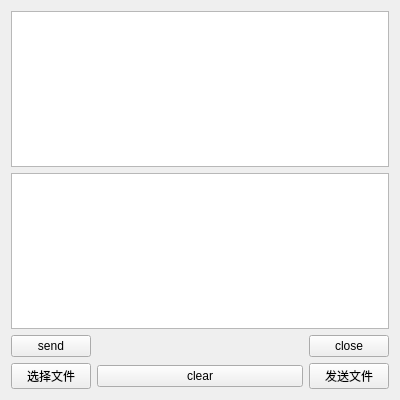
<?xml version="1.0" encoding="UTF-8"?>
<ui version="4.0">
 <class>ServerWidget</class>
 <widget class="QWidget" name="ServerWidget">
  <property name="geometry">
   <rect>
    <x>0</x>
    <y>0</y>
    <width>400</width>
    <height>400</height>
   </rect>
  </property>
  <property name="minimumSize">
   <size>
    <width>400</width>
    <height>400</height>
   </size>
  </property>
  <property name="maximumSize">
   <size>
    <width>400</width>
    <height>400</height>
   </size>
  </property>
  <property name="windowTitle">
   <string>ServerWidget</string>
  </property>
  <layout class="QGridLayout" name="gridLayout">
   <item row="0" column="0" colspan="3">
    <widget class="QTextEdit" name="read">
     <property name="readOnly">
      <bool>true</bool>
     </property>
    </widget>
   </item>
   <item row="2" column="0">
    <widget class="QPushButton" name="pushButton">
     <property name="text">
      <string>send</string>
     </property>
    </widget>
   </item>
   <item row="2" column="1">
    <spacer name="horizontalSpacer">
     <property name="orientation">
      <enum>Qt::Horizontal</enum>
     </property>
     <property name="sizeHint" stdset="0">
      <size>
       <width>175</width>
       <height>20</height>
      </size>
     </property>
    </spacer>
   </item>
   <item row="1" column="0" colspan="3">
    <widget class="QTextEdit" name="write"/>
   </item>
   <item row="2" column="2">
    <widget class="QPushButton" name="pushButton_2">
     <property name="text">
      <string>close</string>
     </property>
    </widget>
   </item>
   <item row="3" column="0">
    <widget class="QPushButton" name="buttonfile">
     <property name="text">
      <string>选择文件</string>
     </property>
    </widget>
   </item>
   <item row="3" column="2">
    <widget class="QPushButton" name="send">
     <property name="text">
      <string>发送文件</string>
     </property>
    </widget>
   </item>
   <item row="3" column="1">
    <widget class="QPushButton" name="pushButton_3">
     <property name="text">
      <string>clear</string>
     </property>
    </widget>
   </item>
  </layout>
 </widget>
 <resources/>
 <connections/>
</ui>
